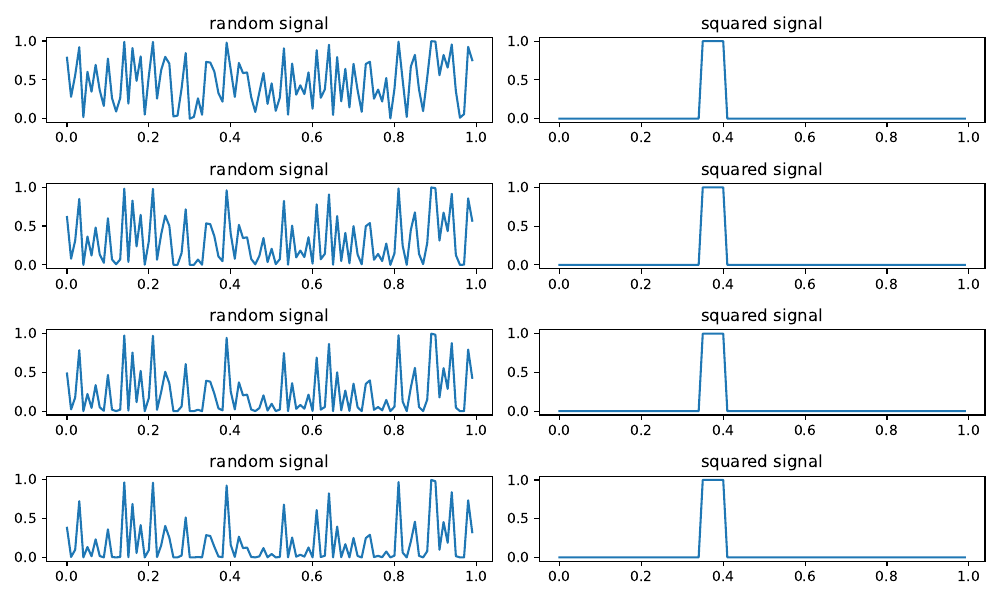

The script that saved this image:
import numpy as np
import matplotlib.pyplot as plt

n = 100
t = np.linspace(0, 1, n, endpoint=False)
x = []
for _ in range(4):
    x.append(np.zeros(1))
x[0] = np.random.rand(100)
mask = (t >= 0.35) & (t <= 0.4)
x_square = []
for _ in range(4):
    x_square.append(np.zeros(n))
x_square[0][mask] = np.ones(len(t[mask]))
for i in range(1, 4):
    x[i] = x[i-1] * x[0]
    x_square[i] = x_square[i-1] * x_square[0]
plt.figure(figsize=(10,6))

for i in range(4):
    plt.subplot(4,2,2*i+1)
    plt.title('random signal')
    plt.plot(t, x[i])
    plt.subplot(4,2,2*i+2)
    plt.title('squared signal')
    plt.plot(t, x_square[i])
plt.tight_layout()
plt.savefig('ex2.pdf')
plt.show()

